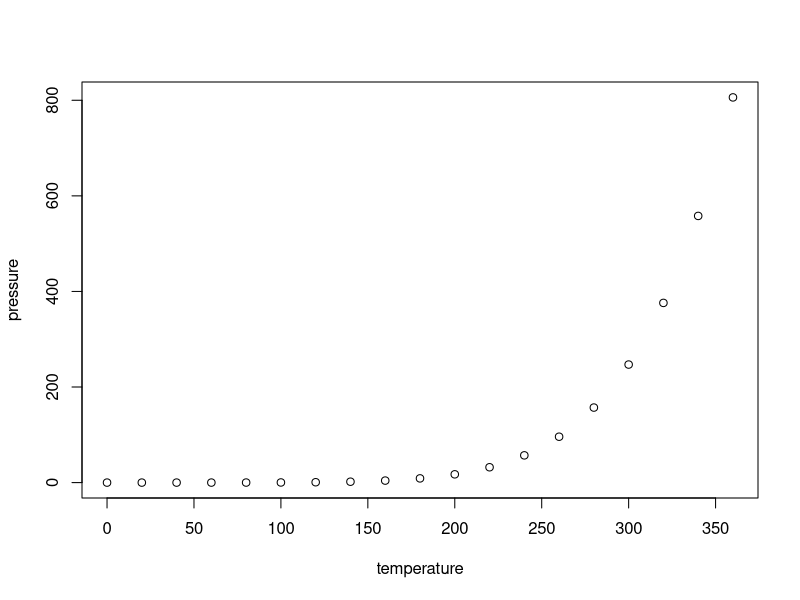
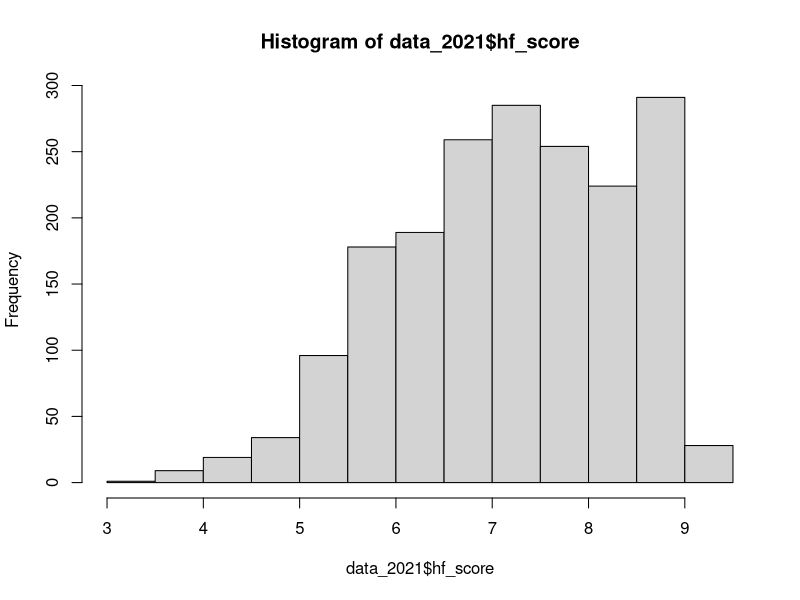

Generate these figures, in order, with R: (Note: this script raises an error after producing the figures.)
## ---- chunk 1
knitr::opts_chunk$set(echo = TRUE)
## ---- chunk 2
summary(cars)
## ---- chunk 3
plot(pressure)
## ---- chunk 4
library(tidyverse)
library(corrplot)
## ---- chunk 5
data_2021 <- read.csv("data/hfi_cc_2021.csv")

names(data_2021)[1:10]
hist(data_2021$hf_score)

## ---- chunk 6
# select only personal freedom variables
data_pf <- data_2021[1:69]
## ---- chunk 7
summary(data_pf)
## ---- chunk 8
describe(data_pf[1:10])
## ---- chunk 9
#data_pf_global <- select(data_pf, "year", "countries", "ISO", "region",  "hf_score", #"hf_rank", "hf_quartile", "pf_rol", "pf_ss", "pf_movement", "pf_religion", #"pf_assembly", "pf_expression", "pf_identity", "pf_womens", "pf_score", "pf_rank")
data_pf_global <- select(data_pf, "year", "countries", "hf_score", "pf_rol", "pf_ss", "pf_movement", "pf_religion", "pf_assembly", "pf_expression", "pf_identity", "pf_womens", "pf_score")
describe(data_pf_global)
## ---- chunk 10
hist(data_pf_global)
## ---- chunk 11
df_cor_prep <- data_pf_global %>% mutate_if(is.character, as.factor) 
df_cor_prep <- df_cor_prep %>% mutate_if(is.factor, as.numeric) 
df_cor_simple <- cor(df_cor_prep)
corrplot(df_cor_simple)
## ---- chunk 12
# check correlation between variables
df_cor <- data_pf_global %>% mutate_if(is.character, as.factor)
df_cor <- df_cor %>% mutate_if(is.factor, as.numeric)
#run a correlation and drop the insignificant ones
corr <- cor(df_cor, use = 'pairwise.complete.obs')
#prepare to drop duplicates and correlations of 1     
corr[lower.tri(corr,diag=TRUE)] <- NA 
# print the corr plot
print(corr)
## ---- chunk 13
#plot correlations visually
corrplot(corr, is.corr=FALSE, tl.col="black", na.label=" ")
## ---- chunk 14
describe(data_pf_global$pf_identity)
cor_two <- cor(data_pf_global$hf_score, log(data_pf_global$pf_movement))
# cor_two produces NA
plot(data_pf_global$hf_score, data_pf_global$pf_movement)
cor(x = data_pf_global$hf_score, y= data_pf_global$pf_movement, use = 'complete')
